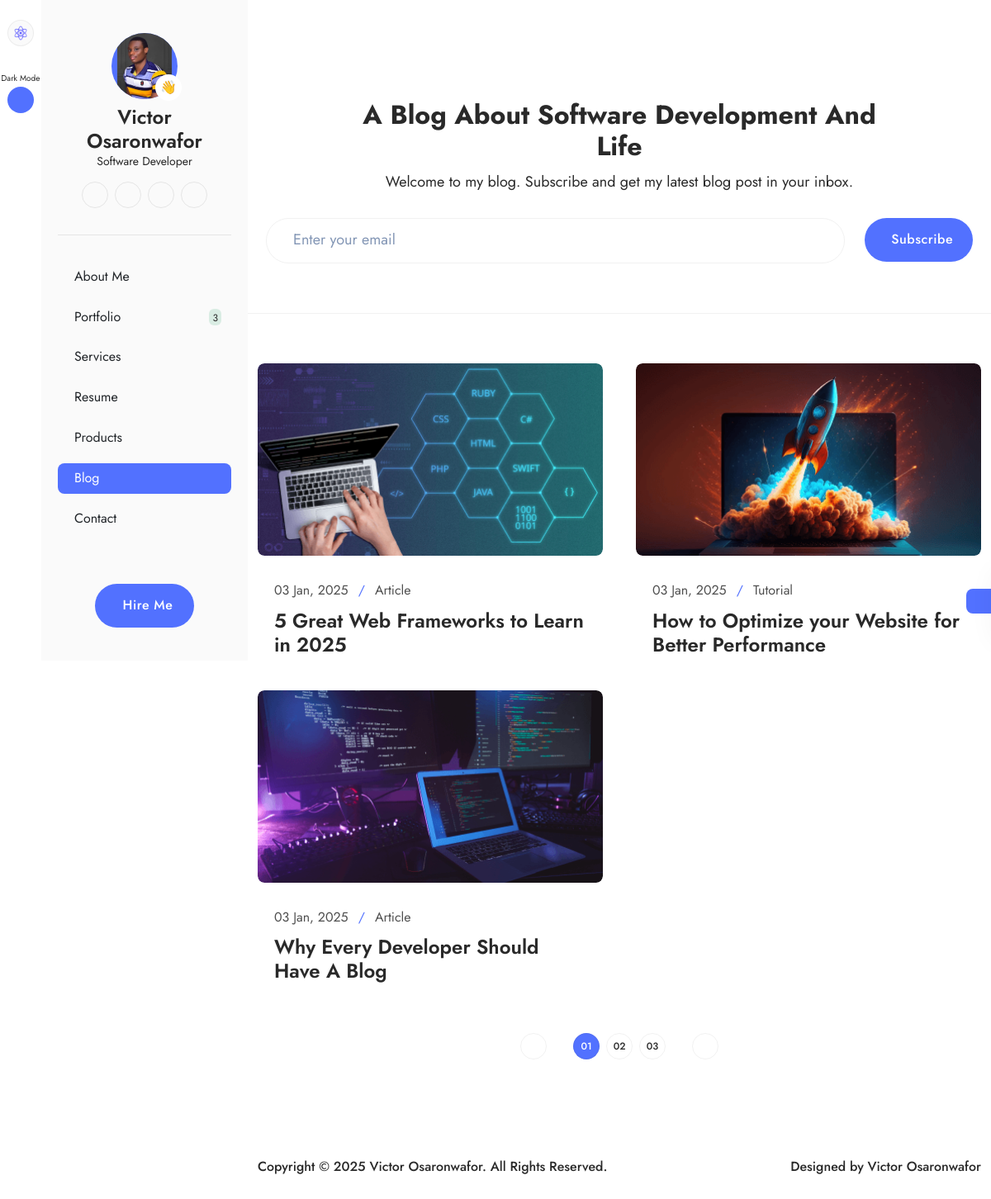
Screenshot of /blog.php with the database file from the repository.
### tables this page shows
CREATE TABLE `settings` (
  `id` int(11) NOT NULL,
  `phone` varchar(255) DEFAULT NULL,
  `email` varchar(255) DEFAULT NULL,
  `office_address` longtext DEFAULT NULL,
  `facebook` varchar(255) DEFAULT NULL,
  `instagram` varchar(255) DEFAULT NULL,
  `twitter` varchar(255) DEFAULT NULL,
  `linkedIn` varchar(255) DEFAULT NULL,
  `youtube` varchar(255) DEFAULT NULL,
  `whatsapp` varchar(255) DEFAULT NULL,
  `whatsapp_url` text DEFAULT NULL,
  `logo` varchar(255) DEFAULT NULL,
  `status` tinyint(4) NOT NULL DEFAULT 0,
  `date` datetime NOT NULL DEFAULT current_timestamp()
);

CREATE TABLE `about_me` (
  `id` int(11) NOT NULL,
  `name` varchar(255) NOT NULL,
  `role` varchar(255) NOT NULL,
  `intro_title` text NOT NULL,
  `intro_text` text NOT NULL,
  `years_of_experience` int(11) NOT NULL,
  `projects_completed` int(11) NOT NULL,
  `clients_worldwide` int(11) NOT NULL,
  `what_i_do` text NOT NULL,
  `pro_summary` text NOT NULL,
  `skills` text NOT NULL,
  `education` text NOT NULL,
  `awards` text NOT NULL,
  `certifications` text NOT NULL,
  `languages` text NOT NULL,
  `interest` text NOT NULL,
  `github_link` varchar(255) NOT NULL,
  `image` varchar(255) NOT NULL,
  `resume` varchar(255) NOT NULL,
  `status` tinyint(4) NOT NULL DEFAULT 0,
  `date` datetime NOT NULL DEFAULT current_timestamp()
);

CREATE TABLE `posts` (
  `id` int(11) NOT NULL,
  `title` varchar(255) NOT NULL,
  `slug` varchar(255) NOT NULL,
  `category` varchar(255) NOT NULL,
  `caption` text NOT NULL,
  `quote` text NOT NULL,
  `description` longtext NOT NULL,
  `image` varchar(255) NOT NULL,
  `meta_title` varchar(255) NOT NULL,
  `meta_keywords` text NOT NULL,
  `meta_description` text NOT NULL,
  `status` tinyint(4) NOT NULL DEFAULT 0,
  `author` varchar(255) NOT NULL,
  `date` datetime NOT NULL DEFAULT current_timestamp()
);

### webadmin/classes/Database.php (called while the page is built, shortened)
<?php
class Database
{
    private $hostname = "localhost";
    private $username = "root";
    private $password = "";
    private $dbname = "olvios";
    private $conn;
    private function connect()
    {
        try {
            $this->conn = new PDO("mysql:host=$this->hostname;dbname=$this->dbname", $this->username, $this->password);
            $this->conn->setAttribute(PDO::ATTR_ERRMODE, PDO::ERRMODE_EXCEPTION);
        } catch (PDOException $th) {
            echo "Connection failed: " . $th->getMessage();
            die();
        }
    }
    public function getConnection()
    {
        return $this->conn;
    }
}

### webadmin/classes/functions.php (called while the page is built, shortened)
<?php
require 'Database.php';
require 'AboutMe.php';
require 'Blog.php';
require 'Portfolio.php';
require 'Settings.php';
$database = new Database();
$aboutMe = new AboutMe($database);
$blog = new Blog($database);
$portfolio = new Portfolio($database);
$settings = new Settings($database);
function setActivePage1($currentPage, $linkPage)
{
    if ($currentPage === $linkPage) {
        return 'bg1-color';
    } else {
        return '';
    }
}
function setActivePage2($currentPage, $linkPage)
{
    if ($currentPage === $linkPage) {
        return 'n11-color';
    } else {
        return '';
    }
}

### webadmin/classes/Settings.php (called while the page is built, shortened)
<?php
class Settings
{
    private $db;
    public function __construct(Database $database)
    {
        $this->db = $database->getConnection();
    }
    public function getSettings($id, $status)
    {
        $sql = "SELECT * FROM settings WHERE id=? AND status=?";
        $statement = $this->db->prepare($sql);
        $statement->bindParam(1, $id, PDO::PARAM_INT);
        $statement->bindParam(2, $status, PDO::PARAM_INT);
        $statement->execute();
        $result = $statement->fetch(PDO::FETCH_ASSOC);
        if ($result != null) {
            return $result;
        } else {
            return $result = null;
        }
    }
}

### webadmin/classes/AboutMe.php (called while the page is built, shortened)
<?php
class AboutMe
{
    private $db;
    public function __construct(Database $database)
    {
        $this->db = $database->getConnection();
    }
    public function getAboutMe()
    {
        $id = '1';
        $sql = "SELECT * FROM about_me WHERE id=? LIMIT 1";
        $statement = $this->db->prepare($sql);
        $statement->bindParam(1, $id, PDO::PARAM_INT);
        $statement->execute();
        $result = $statement->fetch(PDO::FETCH_ASSOC);
        return $result ?: [];
    }
}

### webadmin/classes/Portfolio.php (called while the page is built, shortened)
<?php
class Portfolio
{
    private $db;
    public function __construct(Database $database)
    {
        $this->db = $database->getConnection();
    }
    public function portfolioStatusCount()
    {
        $status = 0;
        $sql = "SELECT * FROM portfolios WHERE status=?";
        $statement = $this->db->prepare($sql);
        $statement->bindParam(1, $status, PDO::PARAM_INT);
        $statement->execute();
        $result = $statement->rowCount();
        return $result ?: [];
    }
}

### webadmin/classes/Blog.php (called while the page is built, shortened)
<?php
class Blog
{
    private $db;
    public function __construct(Database $database)
    {
        $this->db = $database->getConnection();
    }
    public function getBlogPosts($limit)
    {
        $status = 0;
        $sql = "SELECT * FROM posts WHERE status=? ORDER BY date DESC LIMIT $limit";
        $statement = $this->db->prepare($sql);
        $statement->bindParam(1, $status, PDO::PARAM_INT);
        $statement->execute();
        $result = $statement->fetchAll(PDO::FETCH_ASSOC);
        return $result ?: [];
    }
}

### blog.php (the view, shortened to what this page needs)
<?php
$currentPage = "blog";
include_once 'components/head.php';
include_once 'components/side-menu.php';
include_once 'components/color-switcher.php';
?>
<section class="pt-120 pb-120 mt-10 mt-lg-0">
    <div class="pb-60 br-bottom-n3">
        <div class="container">
            <div data-aos="zoom-in" class="page-heading">
                <h3 class="page-title fs-onefw-semibold n5-color mb-2 mb-md-3 text-center">
                    A Blog About Software Development And Life
                </h3>
                <p class="fs-seven n5-color mb-4 mb-md-8 text-center">
                    Welcome to my blog. Subscribe and get my latest blog post in
                    your inbox.
                </p>
                <form class="d-flex flex-wrap flex-sm-nowrap gap-3 gap-md-6">
                    <input placeholder="Enter your email"
                        class="brn4 px-4 px-md-8 py-2 py-md-4 rounded-pill n5-color" />
                    <button
                        class="primary-btn fw-medium px-3 px-md-6 py-2 py-md-4 rounded-pill d-flex align-items-center gap-2 mx-auto h-100 flex-shrink-0">
                        <i class="ph ph-paper-plane-tilt"></i>Subscribe
                    </button>
                </form>
            </div>
        </div>
    </div>
    <div class="container">
        <div class="row g-5 g-md-10 mt-5">
            <?php if ($blogPosts != []): ?>
                <?php foreach ($blogPosts as $blogPost): ?>
                    <div data-aos="fade-up" data-aos-duration="700" class="col-sm-6 col-xxl-4">
                        <a href="blog-details.php?read=<?= $blogPost['slug'] ?>" class="blog-card">
                            <div class="blog-img rounded-3 overflow-hidden">
                                <img src="assets/images/posts/<?= $blogPost['image'] ?>"
                                    alt="<?= $blogPost['title'] ?? '' ?> | Victor Osaronwafor Olvios" class="rounded-3 w-100" />
                            </div>
                            <div class="pt-4 pt-md-8 px-3 px-md-5">
                                <div class="d-flex align-items-center gap-3 mb-2 mb-md-3">
                                    <span class="n4-color fs-eight"><?= (date('d M, Y', strtotime($blogPost['date']))) ?></span>
                                    <span class="p1-color fs-eight">/</span>
                                    <span class="n4-color fs-eight"><?= $blogPost['category'] ?? '' ?></span>
                                </div>
                                <h4 class="blog-title fs-five n5-color fw-semibold">
                                    <?= $blogPost['title'] ?? '' ?>
                                </h4>
                            </div>
                        </a>
                    </div>
                <?php endforeach; ?>
            <?php endif; ?>
        </div>
        <div data-aos="zoom-in-up" class="d-flex gap-4 gap-md-8 justify-content-center mt-8 mt-md-15">
            <div class="pagination-countainer brn4 n5-color">
            </div>
            <div class="d-flex gap-2 align-items-center">
                <div class="pagination-countainer brn4 pagination-active">
                    01
                </div>
                <div class="pagination-countainer brn4 n5-color">02</div>
                <div class="pagination-countainer brn4 n5-color">03</div>
            </div>
            <div class="pagination-countainer brn4 n5-color">
            </div>
        </div>
    </div>
</section>
<?php
include_once 'components/footer.php';
?>

### components/head.php (shortened to what this page needs)
<?php
require_once 'webadmin/classes/functions.php';
$webSetting = $settings->getSettings('1', '0');
$getAboutMe = $aboutMe->getAboutMe();
$blogPosts = $blog->getBlogPosts("3");
?>
<!DOCTYPE html>
<html lang="en">
<head>
  <link rel="stylesheet" href="assets/css/style.css" />
  <link rel="stylesheet" href="../unpkg.com/aos%403.0.0-beta.6/dist/aos.css" />
  <link rel="stylesheet" href="../cdn.jsdelivr.net/npm/swiper%4011/swiper-bundle.min.css" />
</head>
<body>
  <div class="d-flex gap-6">

### components/side-menu.php (shortened to what this page needs)
<div class="side-menu">
  <div class="d-flex">
    <div class="side-menu-left">
      <div>
        <div class="d-flex flex-column gap-8 justify-content-center align-items-center mt-6">
          <a href="index.php" class="side-icon p1-color bgn2-color brn4">
            <img src="assets/images/settings/<?= $webSetting['logo'] ?? 'logo.png' ?>" alt="Victor Osaronwafor Olvios"
              width="20" class="img-fluid">
          </a>
          <div class="d-flex flex-column align-items-center gap-1">
            <span class="toggle_name fs-eleven n5-color">DarkMode</span>
            <button class="side-icon bg1-color mood_toggle">
            </button>
          </div>
        </div>
      </div>
    </div>
    <div class="side-menu-right overflow-y-auto">
      <div class="d-flex flex-column gap-6 justify-content-between py-10 px-5 bgn2-color h-100">
        <div class="">
          <div class="sidebar-profile">
            <div class="position-relative">
              <div class="profile-img1 d-flex justify-content-center overflow-hidden">
                <img src="assets/images/aboutMe/<?= $getAboutMe['image'] ?>" alt="<?= $getAboutMe['name'] ?? '' ?>"
                  class="" />
              </div>
              <span class="thumb">👋</span>
            </div>
            <h4 class="n5-color fw-semibold fs-five mt-2 text-center">
              <?= $getAboutMe['name'] ?? '' ?>
            </h4>
            <span class="n5-color fs-nine d-block text-center"><?= $getAboutMe['role'] ?? '' ?></span>
            <div class="d-flex justify-content-center gap-2 align-items-center mt-4">
              <a href="<?= $webSetting['linkedIn'] ?: '' ?>" class="social-icon p1-color">
              </a>
              <a href="<?= $getAboutMe['github_link'] ?: '' ?>" class="social-icon p1-color">
              </a>
              <a href="<?= $webSetting['youtube'] ?: '' ?>" class="social-icon p1-color">
              </a>
              <a href="<?= $webSetting['whatsapp_url'] ?: '' ?>" class="social-icon p1-color">
                <i class="ph ph-whatsapp-logo"></i></a>
            </div>
          </div>
          <div class="line-divider my-4 my-md-8"></div>
          <div class="menu-list">
            <ul class="d-flex flex-column gap-3">
              <li class="rounded-3 <?= setActivePage1($currentPage, 'homepage') ?>">
                <a href="index.php"
                  class="d-flex align-items-center gap-2 <?= setActivePage2($currentPage, 'homepage') ?> fs-eight px-3 py-2"> About Me</a>
              </li>
              <li class="rounded-3 <?= setActivePage1($currentPage, 'portfolio') ?>">
                <a href="portfolio.php" class="d-flex justify-content-between align-items-center">
                  <div
                    class="d-flex align-items-center gap-2 <?= setActivePage2($currentPage, 'portfolio') ?> fs-eight px-3 py-2">
                    <i class="ph ph-code-block fs-six"></i> Portfolio
                  </div>
                  <span
                    class="n5-color bg2-color fs-ten px-1 pt-1 rounded-2 me-3"><?= $portfolio->portfolioStatusCount() ?></span>
                </a>
              </li>
              <li class="rounded-3 <?= setActivePage1($currentPage, 'services') ?>">
                <a href="services.php"
                  class="d-flex align-items-center gap-2 <?= setActivePage2($currentPage, 'services') ?> fs-eight px-3 py-2">Services</a>
              </li>
              <li class="rounded-3 <?= setActivePage1($currentPage, 'resume') ?>">
                <a href="resume.php"
                  class="d-flex align-items-center gap-2 <?= setActivePage2($currentPage, 'resume') ?>  fs-eight px-3 py-2"> Resume</a>
              </li>
              <li class="rounded-3 <?= setActivePage1($currentPage, 'products') ?>">
                <a href="products.php"
                  class="d-flex align-items-center gap-2 <?= setActivePage2($currentPage, 'products') ?> fs-eight px-3 py-2">Products</a>
              </li>
              <li class="rounded-3 <?= setActivePage1($currentPage, 'blog') ?>">
                <a href="blog.php"
                  class="d-flex align-items-center gap-2 <?= setActivePage2($currentPage, 'blog') ?> fs-eight px-3 py-2">Blog</a>
              </li>
              <li class="rounded-3 <?= setActivePage1($currentPage, 'contact') ?>">
                <a href="contact.php"
                  class="d-flex align-items-center gap-2 <?= setActivePage2($currentPage, 'contact') ?> fs-eight px-3 py-2">Contact</a>
              </li>
            </ul>
          </div>
        </div>
        <a href="contact.php"
          class="primary-btn fw-medium px-3 px-md-6 py-2 py-md-4 rounded-pill d-flex align-items-center gap-2 mx-auto">
          <i class="ph ph-paper-plane-tilt"></i>Hire Me
        </a>
      </div>
    </div>
  </div>
</div>
<div class="main-content w-100">

### components/color-switcher.php (shortened to what this page needs)
<div class="color-switcher">
  <button class="switcher-btn">
  </button>
</div>

### components/footer.php (shortened to what this page needs)
      <section
        class="container d-flex flex-wrap gap-3 gap-md-6 justify-content-center justify-content-sm-between align-items-center pb-4 pb-md-8 text-center mb-16 mb-lg-0">
        <span class="fs-eight fw-medium n5-color order-sm-2">Designed by
          <a href="javascript:void(0)" class="fs-eight fw-medium n5-color">Victor Osaronwafor</a></span>
        <span class="fs-eight fw-medium n5-color order-sm-1">Copyright © <?= date('Y') ?>
          <a href="index.php" class="fs-eight fw-medium n5-color">Victor Osaronwafor</a>. All Rights Reserved.</span>
      </section>
    </div>
</div>
</body>
</html>

### rows the page displays
settings: logo (picture)
about_me: image (picture), name "Victor Osaronwafor", role "Software Developer"
posts: image (picture), date "03 Jan, 2025", category "Article", title "5 Great Web Frameworks to Learn in 2025"
posts: image (picture), date "03 Jan, 2025", category "Tutorial", title "How to Optimize your Website for Better Performance"
posts: image (picture), date "03 Jan, 2025", category "Article", title "Why Every Developer Should Have A Blog"

### other values shown
$portfolio->portfolioStatusCount() "3"
